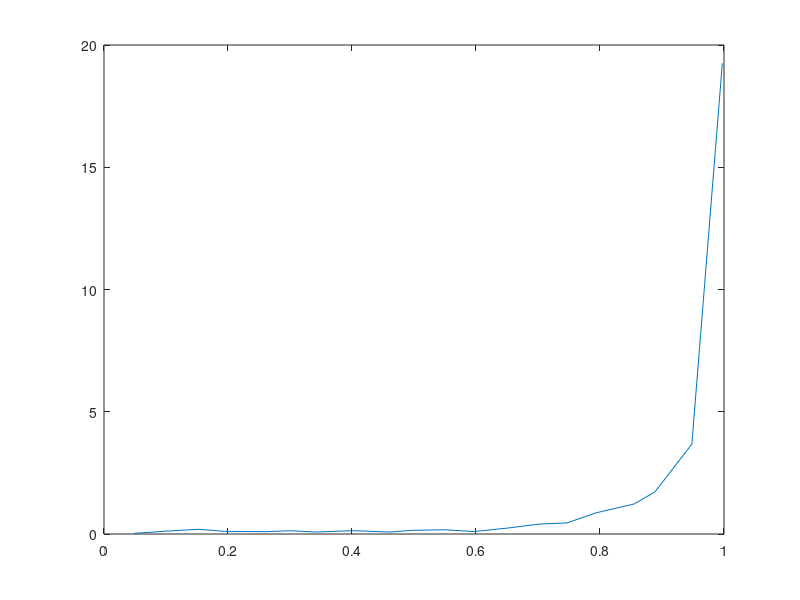

Reproduce this figure in MATLAB.
% PURPOSE
% * Plot incoherency vs quality

quality = load('Parameters/quality.mat');
Q = quality.Q;

incoherency = load('Parameters/incoherency.mat');
in = incoherency.incoherency;

clear incoherency quality

in_m = mean(in,2);
Q_m = mean(Q,2);

figure; plot(in_m,Q_m);